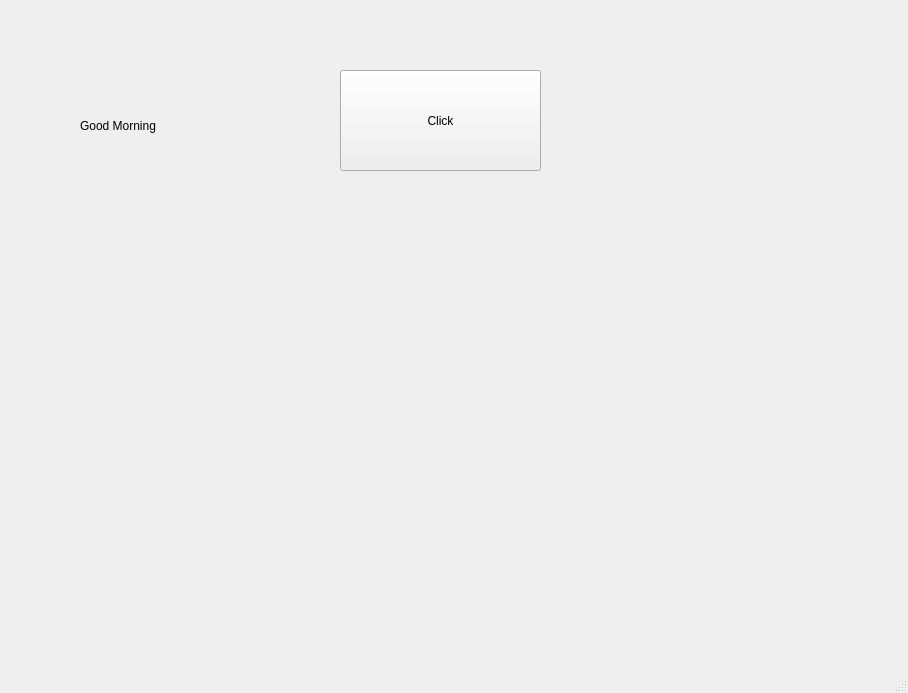
<?xml version="1.0" encoding="UTF-8"?>
<ui version="4.0">
 <class>MainWindow</class>
 <widget class="QMainWindow" name="MainWindow">
  <property name="geometry">
   <rect>
    <x>0</x>
    <y>0</y>
    <width>908</width>
    <height>693</height>
   </rect>
  </property>
  <property name="windowTitle">
   <string>MainWindow</string>
  </property>
  <widget class="QWidget" name="centralwidget">
   <widget class="QLabel" name="lbl">
    <property name="geometry">
     <rect>
      <x>80</x>
      <y>90</y>
      <width>151</width>
      <height>71</height>
     </rect>
    </property>
    <property name="text">
     <string>Good Morning</string>
    </property>
   </widget>
   <widget class="QPushButton" name="pb">
    <property name="geometry">
     <rect>
      <x>340</x>
      <y>70</y>
      <width>201</width>
      <height>101</height>
     </rect>
    </property>
    <property name="text">
     <string>Click</string>
    </property>
   </widget>
  </widget>
  <widget class="QMenuBar" name="menubar">
   <property name="geometry">
    <rect>
     <x>0</x>
     <y>0</y>
     <width>908</width>
     <height>21</height>
    </rect>
   </property>
  </widget>
  <widget class="QStatusBar" name="statusbar"/>
 </widget>
 <resources/>
 <connections/>
</ui>
